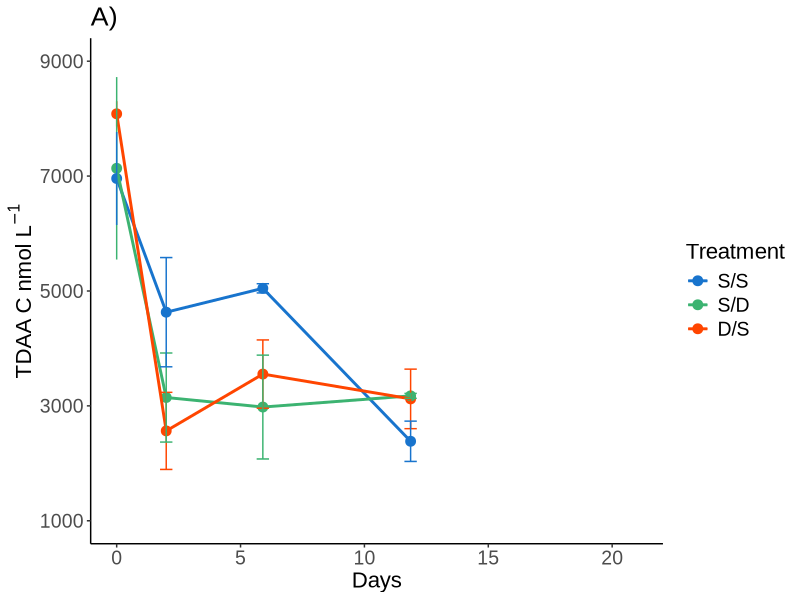
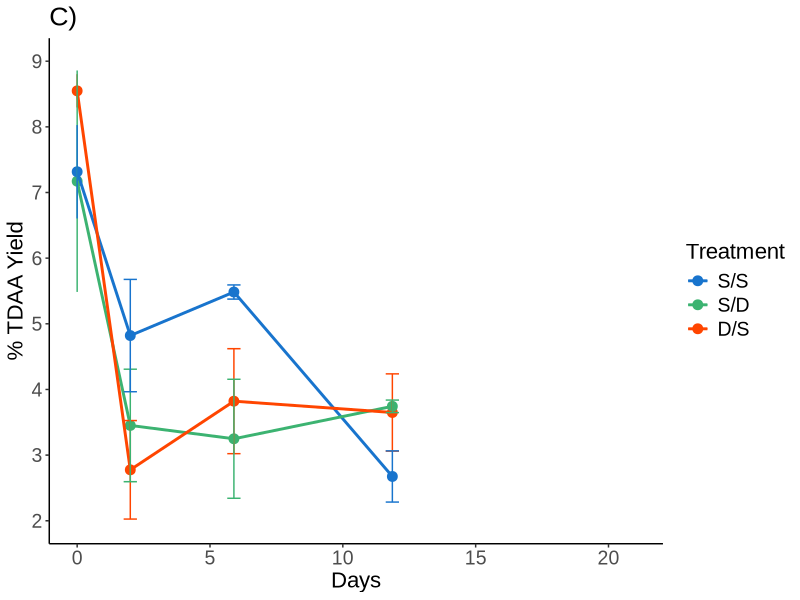
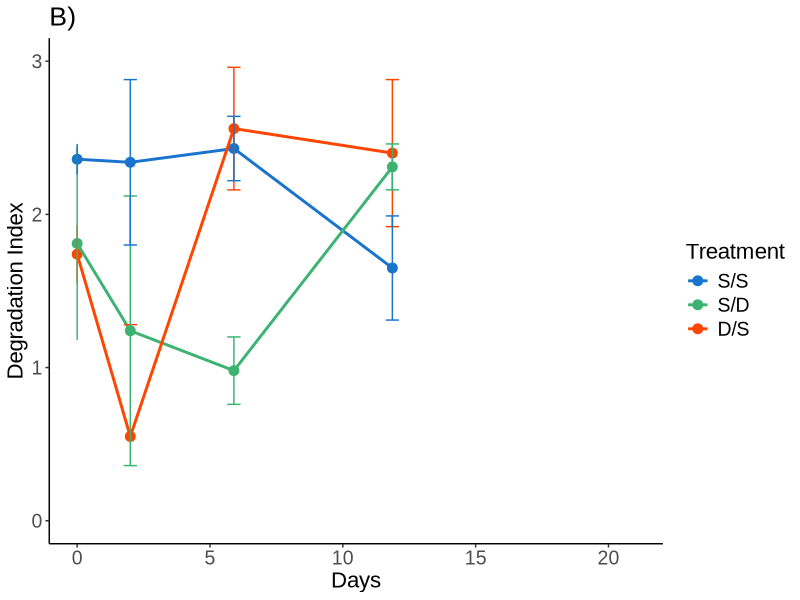
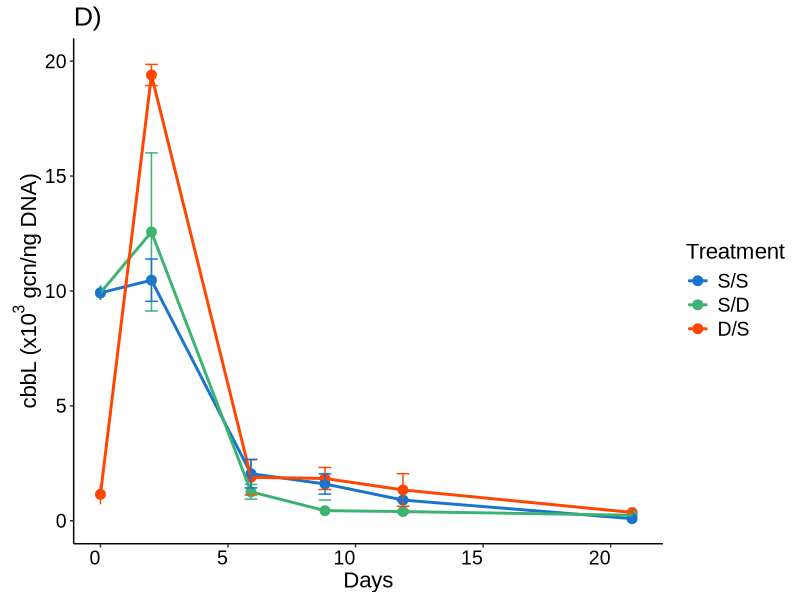
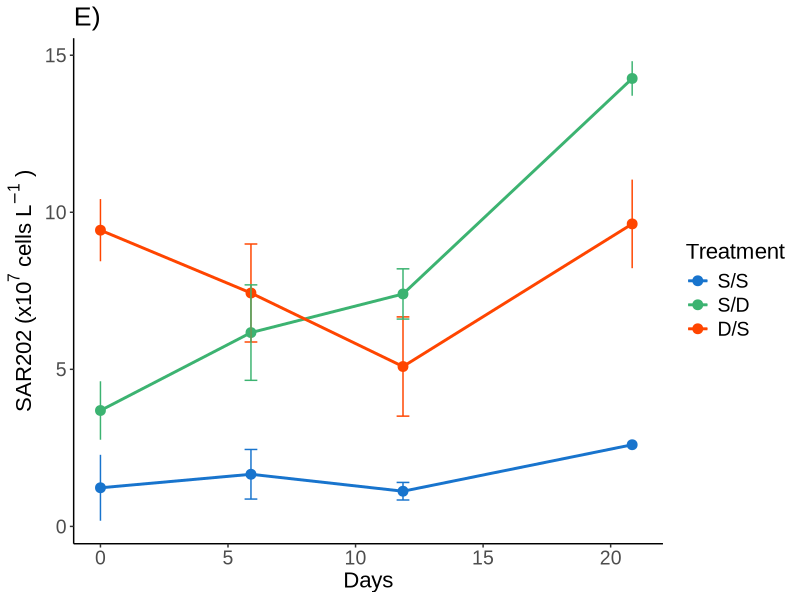
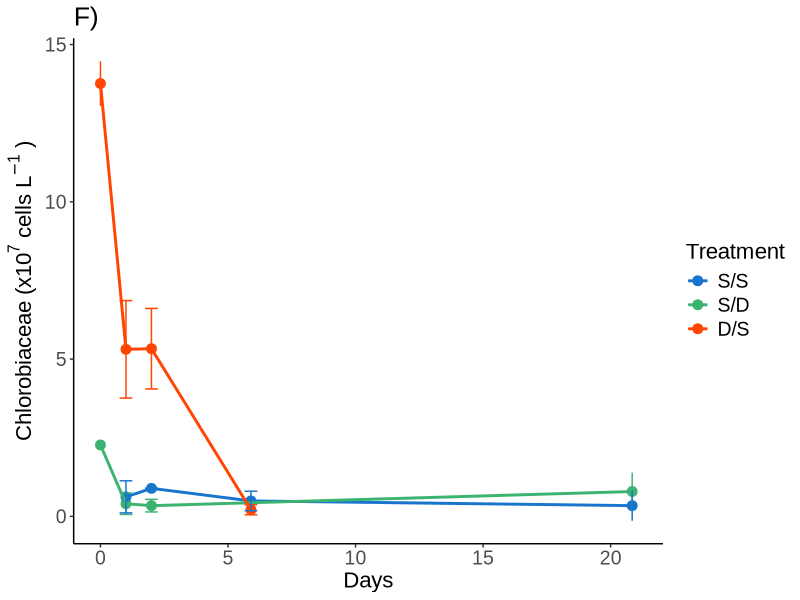
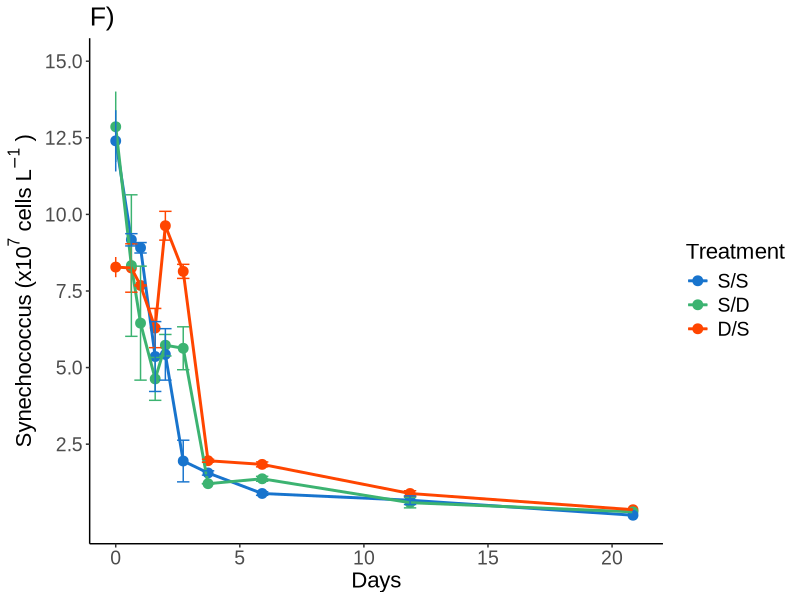
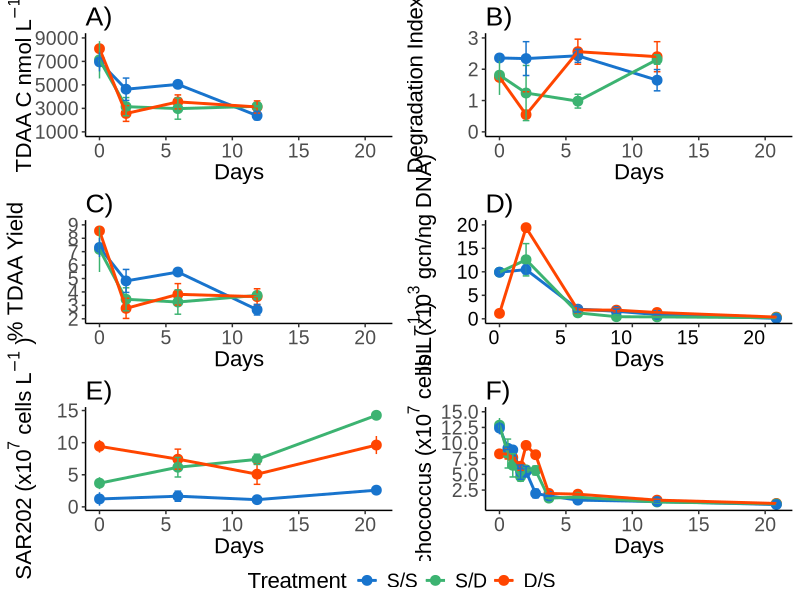

R code for these plots, in order:
library(tidyverse)
library(ggplot2)
library(ggtext)
library(gridExtra)

library("ggpubr")  ### use this for arranging multiple ggplots over multiple pages 
## library("here")  ## to allow you to designate file directory when saving images... see end of script.

#setwd("/Users/rachelbiggs/Library/CloudStorage/Dropbox/DH DOM Manuscript/Manuscript 1623/DH36 R Plots/Line Graphs")

line <- read.csv(file = "Line2.csv", header = TRUE)

line <- line %>%
  arrange(Treatment) %>%
  mutate(Treatment = factor(Treatment, levels = c("S/S", 
                                                  "S/D",
                                                  "D/S")))

tdaa_c.graph <- ggplot(line, aes(x=Day, y=TDAA_C))  +
  geom_point(aes(colour=Treatment), size=3) +
  geom_line(data=line[!is.na(line$TDAA_C),],aes(colour=Treatment), linewidth=1) +
  geom_errorbar(aes(ymin=TDAA_C-TDAA_C_SD, ymax=TDAA_C+TDAA_C_SD, colour=Treatment), width=0.5) +
  labs(x="Days", y=expression("TDAA C nmol L"^-1), colour = "Treatment") +
  ggtitle("A)") +
  theme_classic() +
  scale_color_manual(values=c("dodgerblue3", "mediumseagreen", "orangered")) +
  scale_x_continuous(limits = c(0, 21)) +
  scale_y_continuous(limits = c(1000, 9000),breaks = c(1000,3000,5000,7000, 9000)) +
  theme(title = element_text(size=16, family="Arial"),
        axis.title = element_text(size=16, family="Arial"),
        axis.text = element_text(size=14, family="Arial"),
        legend.title=element_text(size=16, family="Arial"),  
        legend.text = element_text(size=14, family="Arial"))
tdaa_c.graph

yield.graph <- ggplot(line, aes(x=Day, y=Yield))  +
  geom_point(aes(colour=Treatment), size=3) +
  geom_line(data=line[!is.na(line$Yield),],aes(colour=Treatment), linewidth=1) +
  geom_errorbar(aes(ymin=Yield-Yield_SD, ymax=Yield+Yield_SD, colour=Treatment), width=0.5) +
  labs(x="Days", y="% TDAA Yield", colour = "Treatment") +
  ggtitle("C)") +
  theme_classic() +
  scale_color_manual(values=c("dodgerblue3", "mediumseagreen", "orangered")) +
  scale_x_continuous(limits = c(0, 21)) +
  scale_y_continuous(limits = c(2, 9), breaks = c(2,3,4,5,6,7,8,9)) +
  theme(title = element_text(size=16, family="Arial"),
        axis.title = element_text(size=16, family="Arial"),
        axis.text = element_text(size=14, family="Arial"),
        legend.title=element_text(size=16, family="Arial"),  
        legend.text = element_text(size=14, family="Arial"))
yield.graph

di.graph <- ggplot(line, aes(x=Day, y=DI))  +
  geom_point(aes(colour=Treatment), size=3) +
  geom_line(data=line[!is.na(line$DI),],aes(colour=Treatment), linewidth=1) +
  geom_errorbar(aes(ymin=DI-DI_SD, ymax=DI+DI_SD, colour=Treatment), width=0.5) +
  labs(x="Days", y="Degradation Index", colour = "Treatment") +
  ggtitle("B)") +
  theme_classic() +
  scale_color_manual(values=c("dodgerblue3", "mediumseagreen", "orangered")) +
  scale_x_continuous(limits = c(0, 21)) +
  scale_y_continuous(limits = c(0, 3), breaks = c(0,1,2,3)) +
  theme(title = element_text(size=16, family="Arial"),
        axis.title = element_text(size=16, family="Arial"),
        axis.text = element_text(size=14, family="Arial"),
        legend.title=element_text(size=16, family="Arial"),  
        legend.text = element_text(size=14, family="Arial"))
di.graph


gene <- read.csv(file = "Gene.csv", header = TRUE)

gene <- gene %>%
  arrange(Treatment) %>%
  mutate(Treatment = factor(Treatment, levels = c("S/S", 
                                                  "S/D",
                                                  "D/S")))

library(scales)

cbbL.graph <- ggplot(gene, aes(x=Day,y=cbbl))  +
  geom_point(aes(colour=Treatment), size=3) +
  geom_line(data=gene[!is.na(gene$cbbl),],aes(colour=Treatment), linewidth=1) +
  geom_errorbar(aes(ymin=cbbl-cbbl_SD, ymax=cbbl+cbbl_SD, colour=Treatment), width=0.5) +
  labs(x="Days", y=expression("cbbL (x10"^3 ~"gcn/ng DNA)"), colour = "Treatment") +
  ggtitle("D)") +
  theme_classic() +
  scale_colour_manual(values=c("dodgerblue3", "mediumseagreen", "orangered")) +
  scale_y_continuous(limits = c(0, 20)) +
  scale_x_continuous(limits = c(0, 21)) +
  theme(title = element_text(size=16, family="Arial"),
        axis.title.y = element_text(size=16, family="Arial", vjust = 0),
        axis.text.x = element_text(color = "black", family="Arial", size = 14, angle = 0, hjust = 1, vjust = 1),
        axis.text.y = element_text(color = "black", family="Arial", size = 14),
        legend.title=element_text(size=16, family="Arial"),  
        legend.text = element_text(size=14, family="Arial"))
cbbL.graph

lineage <- read.csv(file = "Lineage.csv", header = TRUE)

lineage <- lineage %>%
  arrange(Treatment) %>%
  mutate(Treatment = factor(Treatment, levels = c("S/S", 
                                                  "S/D",
                                                  "D/S")))

sar202.graph <- ggplot(lineage, aes(x=Day, y=SAR202))  +
  geom_point(aes(colour=Treatment), size=3) +
  geom_line(data=lineage[!is.na(lineage$SAR202),],aes(colour=Treatment), linewidth=1) +
  geom_errorbar(aes(ymin=SAR202-SAR202_SD, ymax=SAR202+SAR202_SD, colour=Treatment), width=0.5) +
  guides(size=FALSE) +
  labs(x="Days", y=expression("SAR202 (x10" ^7 ~ "cells L"^-1~")"), colour = "Treatment") + # use expression() function, have to kept blocks of text in "" then ^ to start superscript and ~ to stop
  # labs(x="Days", y=expression("Prokaryotes (x10" [9] ~ "cells L"[-1] ~")"), colour = "Treatment")) ### the [] would produce a subscript
  ggtitle("E)") +
  theme_classic() +
  scale_color_manual(values=c("dodgerblue3", "mediumseagreen", "orangered")) +
  scale_x_continuous(limits = c(0, 21)) +
  theme(title = element_text(size=16, family="Arial"),
        axis.title = element_text(size=16, family="Arial"),
        axis.text = element_text(size=14, family="Arial"),
        legend.title=element_text(size=16, family="Arial"),  
        legend.text = element_text(size=14, family="Arial"))
sar202.graph

chlorobi.graph <- ggplot(lineage, aes(x=Day, y=Chlorobi))  +
  geom_point(aes(colour=Treatment), size=3) +
  geom_line(data=lineage[!is.na(lineage$Chlorobi),],aes(colour=Treatment), linewidth=1) +
  geom_errorbar(aes(ymin=Chlorobi-Chlorobi_SD, ymax=Chlorobi+Chlorobi_SD, colour=Treatment), width=0.5) +
  guides(size=FALSE) +
  labs(x="Days", y=expression("Chlorobiaceae (x10" ^7 ~ "cells L"^-1~")"), colour = "Treatment") + # use expression() function, have to kept blocks of text in "" then ^ to start superscript and ~ to stop
  # labs(x="Days", y=expression("Prokaryotes (x10" [9] ~ "cells L"[-1] ~")"), colour = "Treatment")) ### the [] would produce a subscript
  ggtitle("F)") +
  theme_classic() +
  scale_color_manual(values=c("dodgerblue3", "mediumseagreen", "orangered")) +
  scale_x_continuous(limits = c(0, 21)) +
  theme(title = element_text(size=16, family="Arial"),
        axis.title = element_text(size=16, family="Arial"),
        axis.text = element_text(size=14, family="Arial"),
        legend.title=element_text(size=16, family="Arial"),  
        legend.text = element_text(size=14, family="Arial"))
chlorobi.graph

ggsave("Chlorobi.png", plot = chlorobi.graph, width = 6, height = 4, dpi = 300, units = "in")


syn.graph <- ggplot(lineage, aes(x=Day, y=Syn))  +
  geom_point(aes(colour=Treatment), size=3) +
  geom_line(data=lineage[!is.na(lineage$Syn),],aes(colour=Treatment), linewidth=1) +
  geom_errorbar(aes(ymin=Syn-Syn_SD, ymax=Syn+Syn_SD, colour=Treatment), width=0.5) +
  guides(size=FALSE) +
  labs(x="Days", y=expression("Synechococcus (x10" ^7 ~ "cells L"^-1~")"), colour = "Treatment") + # use expression() function, have to kept blocks of text in "" then ^ to start superscript and ~ to stop
  # labs(x="Days", y=expression("Prokaryotes (x10" [9] ~ "cells L"[-1] ~")"), colour = "Treatment")) ### the [] would produce a subscript
  ggtitle("F)") +
  theme_classic() +
  scale_color_manual(values=c("dodgerblue3", "mediumseagreen", "orangered")) +
  scale_x_continuous(limits = c(0, 21)) +
  scale_y_continuous(limits = c(0, 15), breaks = c(2.5,5,7.5,10,12.5,15)) +
  theme(title = element_text(size=16, family="Arial"),
        axis.title = element_text(size=16, family="Arial"),
        axis.text = element_text(size=14, family="Arial"),
        legend.title=element_text(size=16, family="Arial"),  
        legend.text = element_text(size=14, family="Arial"))
syn.graph

## can summarise plots using common legend using ggarrange in ggpubr package

figure3 <- ggarrange(tdaa_c.graph, di.graph, yield.graph, cbbL.graph, sar202.graph, syn.graph, ncol = 2, nrow = 3,
                      common.legend = TRUE, legend = "bottom",
                      align = "hv")
figure3

# then save using ggsave, can specific size and resolution

ggsave("Figure3new.png", plot = figure3, width = 8, height = 10, dpi = 300, units = "in")

